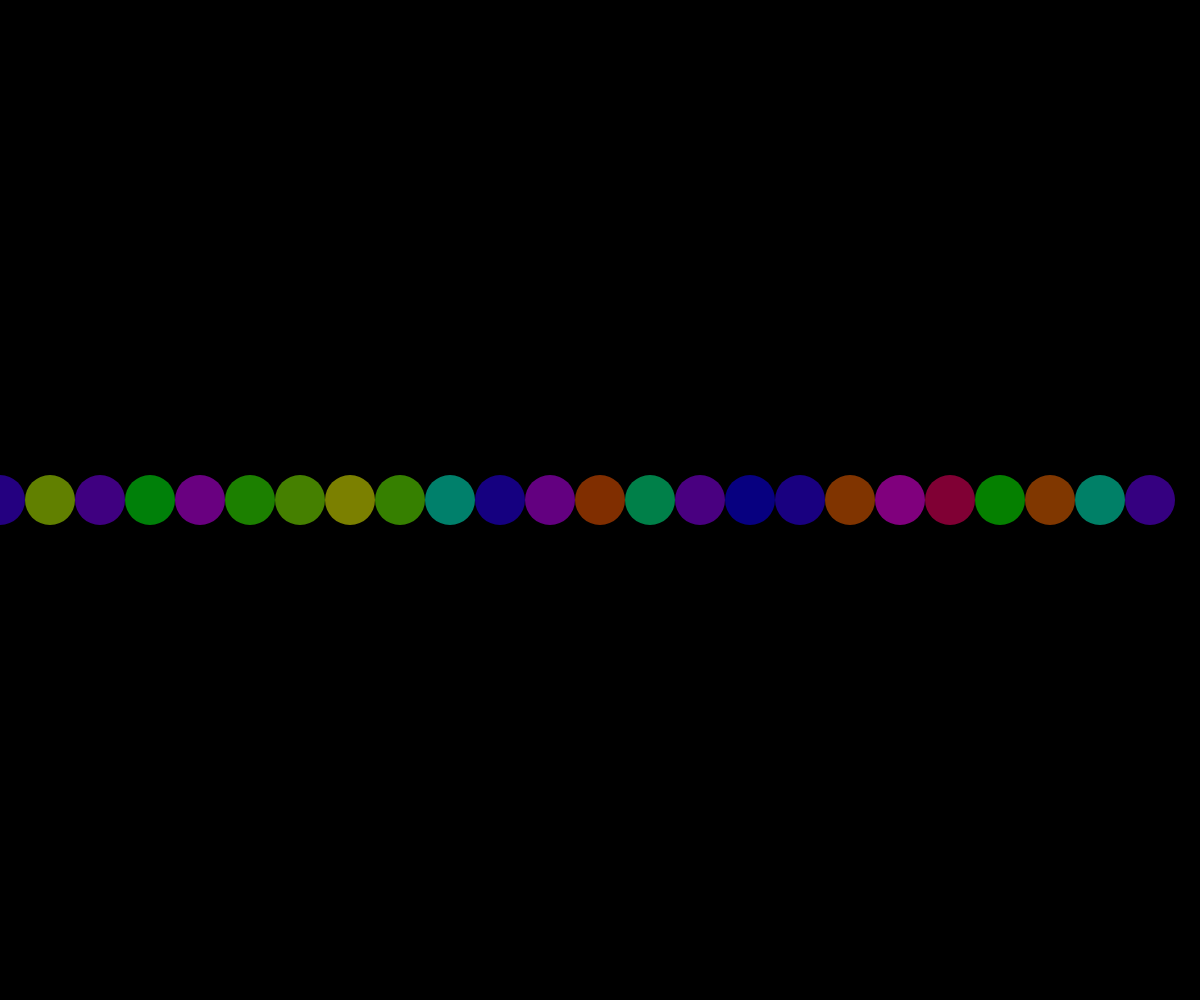
Frame 1 (no input)
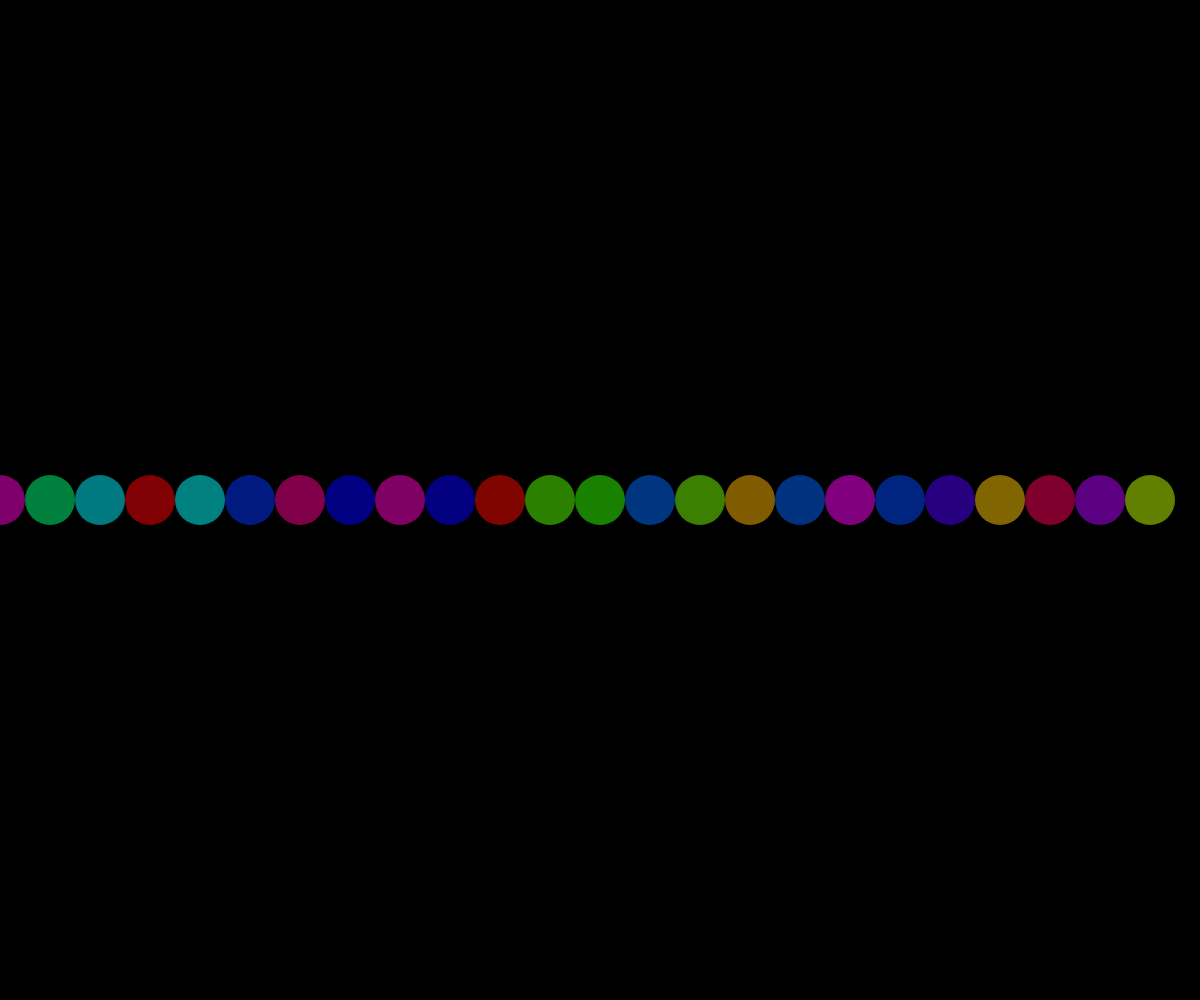
Frame 60 (no input)
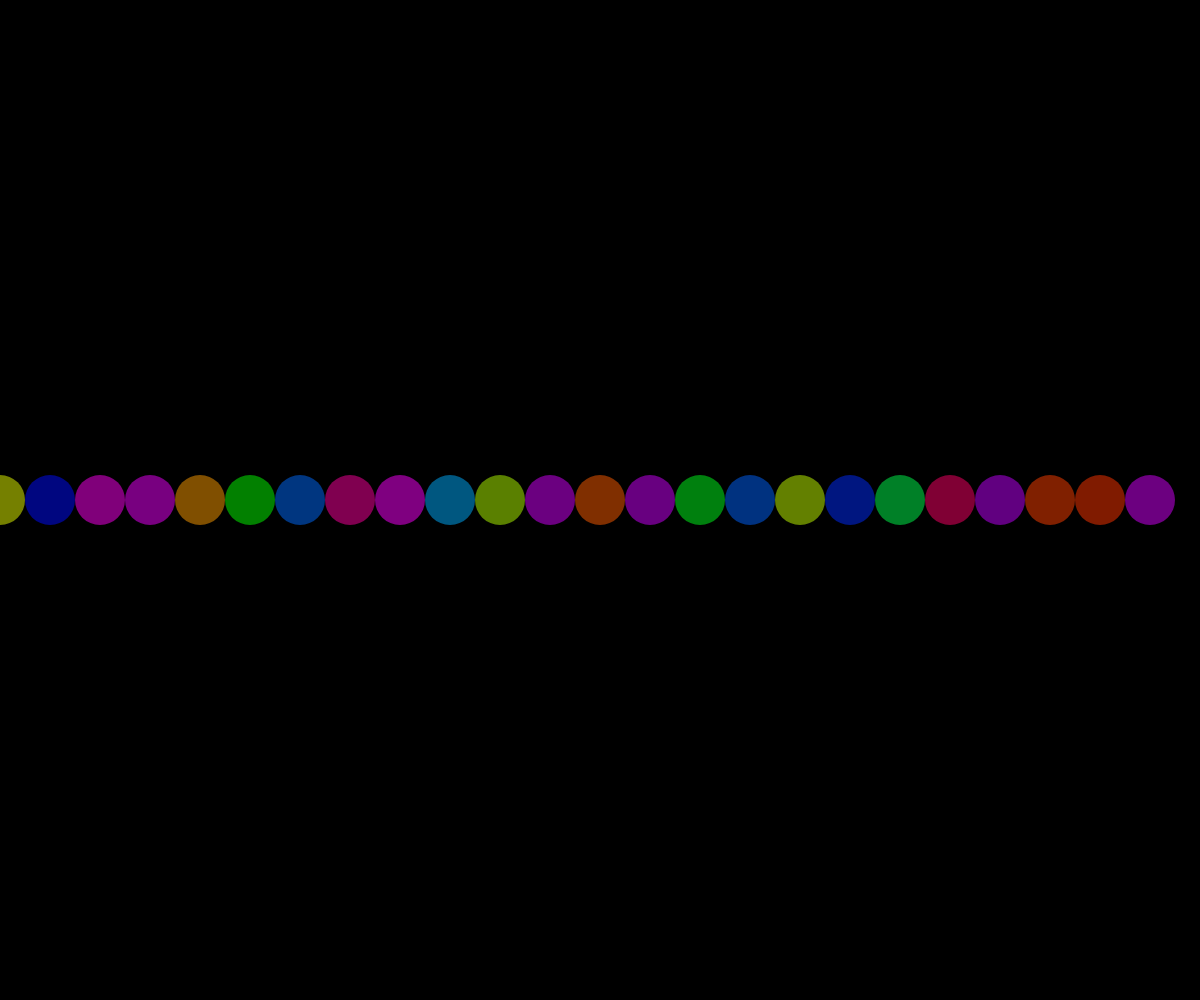
Frame 120 (the mouse pressed at the canvas centre since frame 60)

The p5.js sketch that drew these frames (run headless with seeded random() and noise() and a simulated clock; from frame 60 on, the mouse is pressed at the canvas centre):

// p5.js sketch
// ── sketch.js
function setup() {
  createCanvas(windowWidth, windowHeight);
  colorMode(HSB, 360, 100, 100);
  noStroke();
  background(0);
}

function draw() {
  background(0, 5); // 稍微透明的背景，產生拖曳效果
  let centerY = height / 2;
  for (let x = 0; x < width; x += 50) {
    let hue = random(360);
    fill(hue, 100, 100, 0.5);
    ellipse(x, centerY, 50, 50);
  }
}
